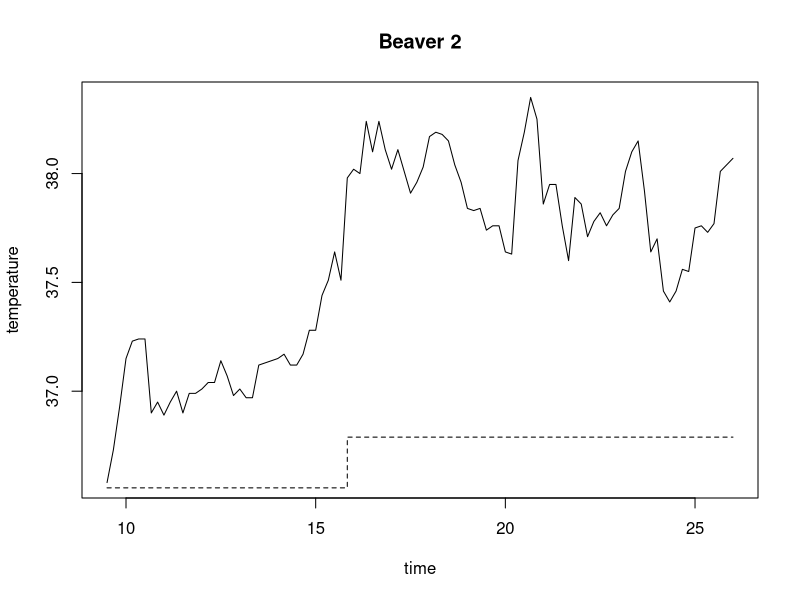
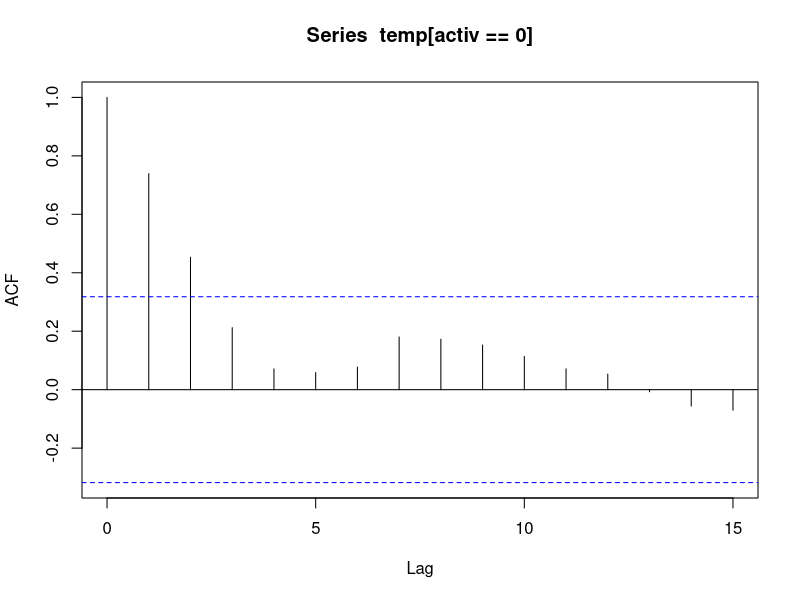
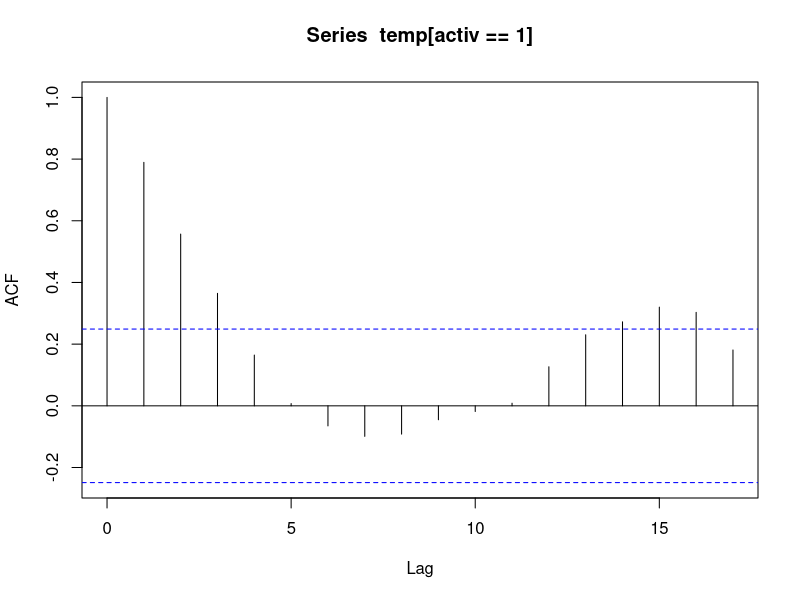

Source code (R) for these figures, in order:
library(MASS)


### Name: beav2
### Title: Body Temperature Series of Beaver 2
### Aliases: beav2
### Keywords: datasets

### ** Examples

attach(beav2)
beav2$hours <- 24*(day-307) + trunc(time/100) + (time%%100)/60
plot(beav2$hours, beav2$temp, type = "l", xlab = "time",
   ylab = "temperature", main = "Beaver 2")
usr <- par("usr"); usr[3:4] <- c(-0.2, 8); par(usr = usr)
lines(beav2$hours, beav2$activ, type = "s", lty = 2)

temp <- ts(temp, start = 8+2/3, frequency = 6)
activ <- ts(activ, start = 8+2/3, frequency = 6)
acf(temp[activ == 0]); acf(temp[activ == 1]) # also look at PACFs
ar(temp[activ == 0]); ar(temp[activ == 1])

arima(temp, order = c(1,0,0), xreg = activ)
dreg <- cbind(sin = sin(2*pi*beav2$hours/24), cos = cos(2*pi*beav2$hours/24))
arima(temp, order = c(1,0,0), xreg = cbind(active=activ, dreg))

library(nlme) # for gls and corAR1
beav2.gls <- gls(temp ~ activ, data = beav2, corr = corAR1(0.8),
                 method = "ML")
summary(beav2.gls)
summary(update(beav2.gls, subset = 6:100))
detach("beav2"); rm(temp, activ)
